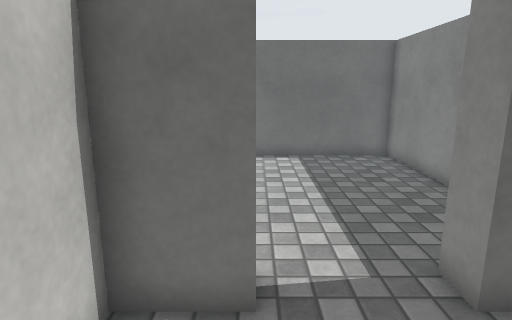
[1] (above)

12 first-person views from a walk through a 3-D level made in the Unity game engine. The camera is 1.4 m above the floor, tilts 12° down and sees 75° across. The floor is counted in squares, 0.47 m on a side. Each view is taken from the middle of a square. On the plan, view 1 faces up. The plan holds only what a view shows up to about 20 squares ahead; the rest is blank. The player character is not drawn. Door leaves are left out, so doorways stand open. Surface patterns are stand-ins for the level's own textures.

[2]
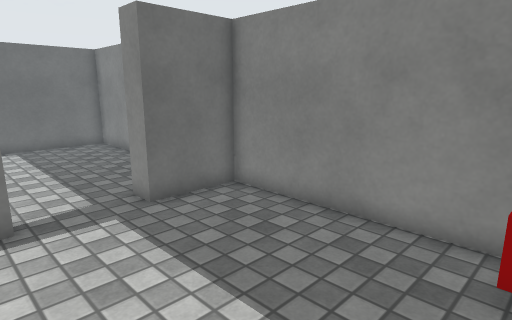

[3]
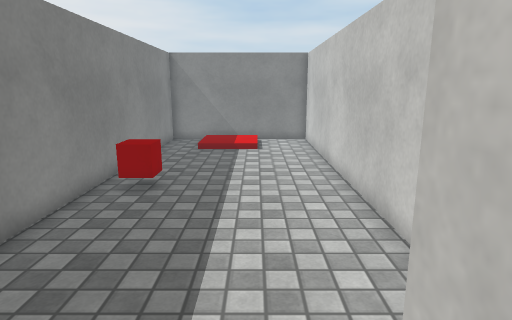

[4]
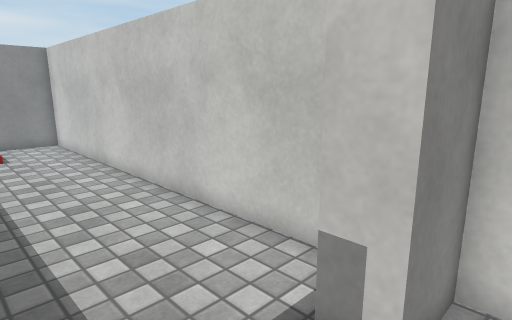

[5]
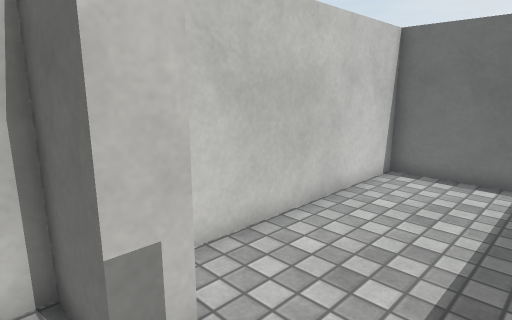

[6]
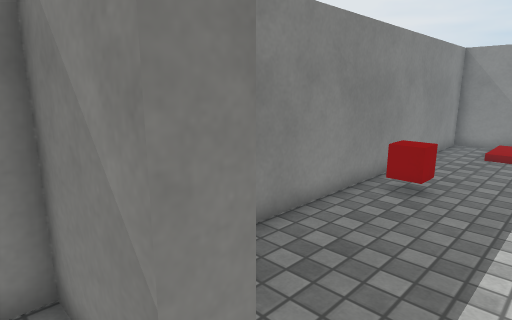

[7]
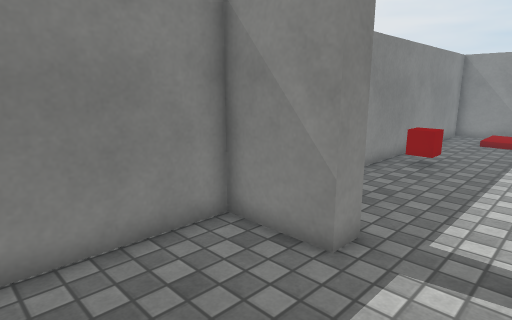

[8]
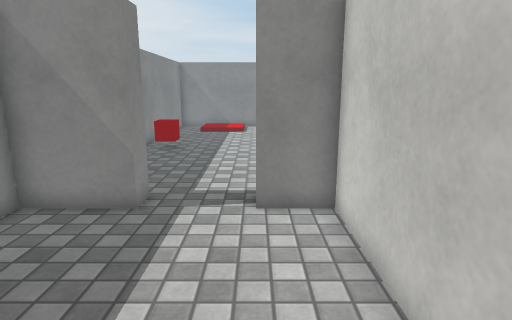

[9]
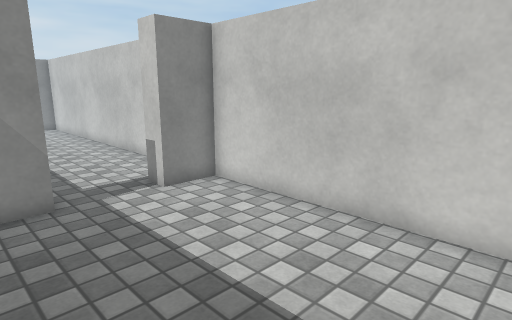

[10]
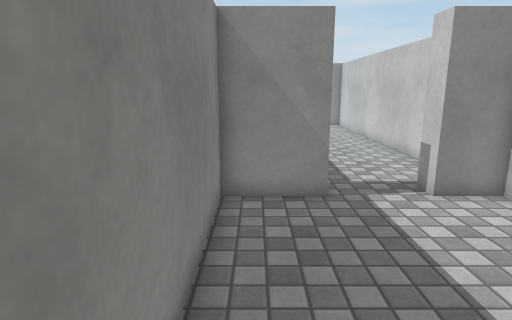

[11]
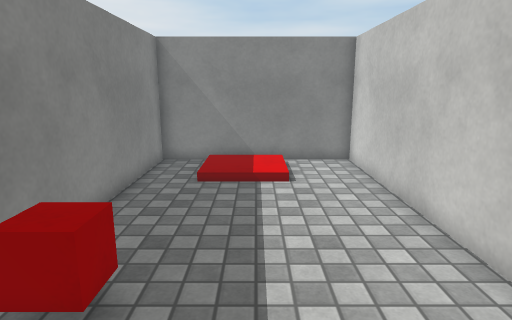

[12]
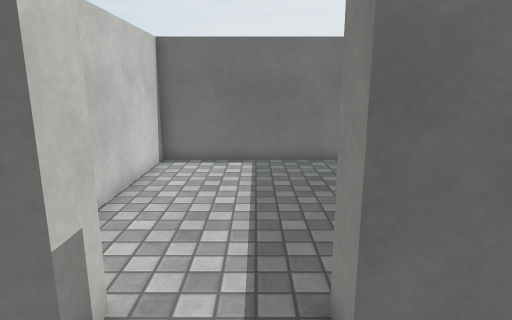

### Floor plan
Key: @ floor where view 1 was taken; # wall or solid block; . main floor; : floor 0.25 m higher than the main floor; / step, stairs or slope; D open door; ^ raised ledge.
Columns run from 2 left of view 1 to 6 right of it. Each row starts with its distance up from view 1.
 15 #########
 14 #.......#
 13 #.......#
 12 #.......#
 11 #.......#
 10 #.......#
  9 #.......#
  8 #.......#
  7 #.......#
  6 #.......#
  5 ##DDDD###
  4 ##DDDD###
  3 #.......#
  2 #.......#
  1 #.......#
  0 #.@.....#
 -1 #.......#
 -2 #.......#
 -3 #.......#
 -4 #.....^^#
 -5 #.......#
 -6 #.......#
 -7 #.......#
 -8 #.......#
 -9 #.......#
-10 #.......#
-11 #../::/.#
-12 #../::/.#
-13 #../::/.#
-14 #########

Where each view was taken, in squares from view 1:
view 1: 0 up, 0 right, facing up
view 2: 4 down, 1 left, facing up-right
view 3: 6 up, 1 right, facing down
view 4: 6 up, 3 right, facing down-left
view 5: 3 up, 3 right, facing up-left
view 6: 6 up, 1 right, facing down-right
view 7: 10 up, 0 right, facing down-right
view 8: 13 up, 0 right, facing down
view 9: 14 up, 5 right, facing down-left
view 10: 14 up, 5 right, facing down
view 11: 0 up, 2 right, facing down
view 12: 1 up, 2 right, facing up
